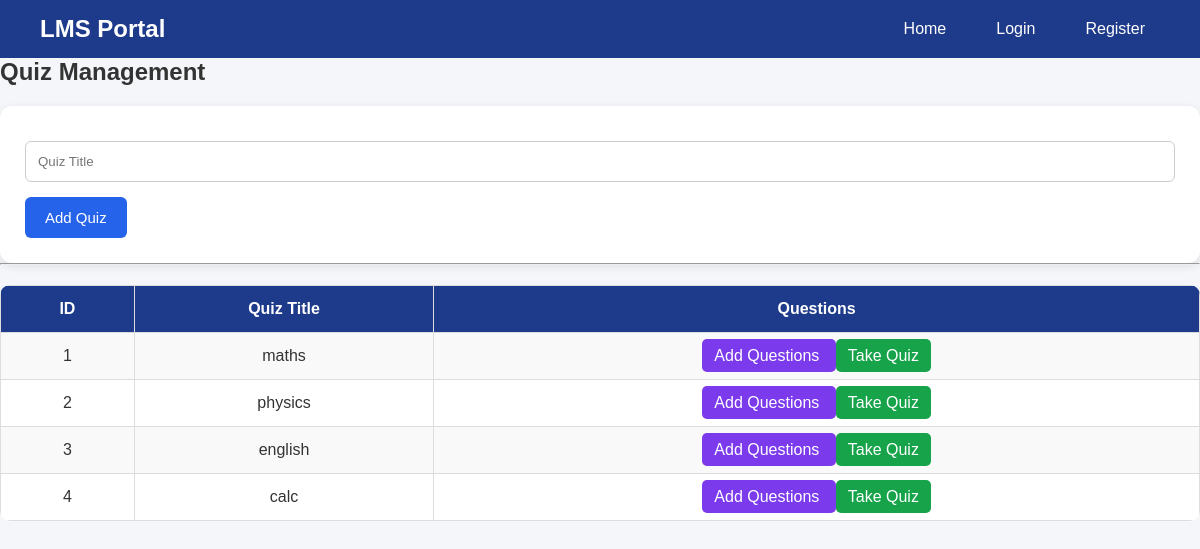
Screenshot of /quizzes with the database file from the repository.
### tables this page shows
CREATE TABLE quizzes(
    id INTEGER PRIMARY KEY AUTOINCREMENT,
    title TEXT NOT NULL
);

### app.py (the view, shortened to what this page needs)
@app.route('/quizzes', methods=['GET', 'POST'])
def quizzes():
    conn = sqlite3.connect(
    'database.db',
    timeout=10
)
    cursor = conn.cursor()
    cursor.execute("SELECT * FROM quizzes")
    quizzes = cursor.fetchall()
    conn.close()
    return render_template(
        'quizzes.html',
        quizzes=quizzes
    )

### templates/quizzes.html
{% extends "base.html" %}
{% block content %}
<h2>Quiz Management</h2>
<form method="POST">
    <input
        type="text"
        name="title"
        placeholder="Quiz Title"
        required
    >
    <button type="submit">
        Add Quiz
    </button>
</form>
<hr>
<table>
    <tr>
        <th>ID</th>
        <th>Quiz Title</th>
        <th>Questions</th>
    </tr>
    {% for quiz in quizzes %}
    <tr>
        <td>{{ quiz[0] }}</td>
        <td>{{ quiz[1] }}</td>
        <td>
            <a class="quiz-btn"
            href="{{ url_for('add_question', quiz_id=quiz[0]) }}">
            Add Questions
            </a>
            <a class="complete-btn"
            href="{{ url_for('take_quiz', quiz_id=quiz[0]) }}">
            Take Quiz
            </a>
        </td>
    </tr>
    {% endfor %}
</table>
{% endblock %}

### static/css/style.css (style rules this page uses)
* { margin:0; padding:0; box-sizing:border-box; font-family:Arial, Helvetica, sans-serif; }
body { background:#f4f6f9; color:#333; }
form { background:white; padding:25px; border-radius:12px; box-shadow:0 3px 10px rgba(0,0,0,0.1); margin-top:20px; }
input, select { width:100%; padding:12px; margin-top:10px; margin-bottom:15px; border:1px solid #ccc; border-radius:6px; }
button { background:#2563eb; color:white; border:none; padding:12px 20px; border-radius:6px; cursor:pointer; font-size:15px; transition:0.3s; }
table { width:100%; border-collapse:collapse; background:white; margin-top:20px; border-radius:10px; overflow:hidden; }
th { background:#1e3a8a; color:white; }
th, td { padding:14px; border:1px solid #ddd; text-align:center; }
tr:nth-child(even) { background:#f9f9f9; }
a { text-decoration:none; }
.complete-btn { background:#16a34a; color:white; padding:8px 12px; border-radius:5px; }
.quiz-btn { background:#7c3aed; color:white; padding:8px 12px; border-radius:5px; }

### rows the page displays
quizzes: id "1", title "maths"
quizzes: id "2", title "physics"
quizzes: id "3", title "english"
quizzes: id "4", title "calc"
